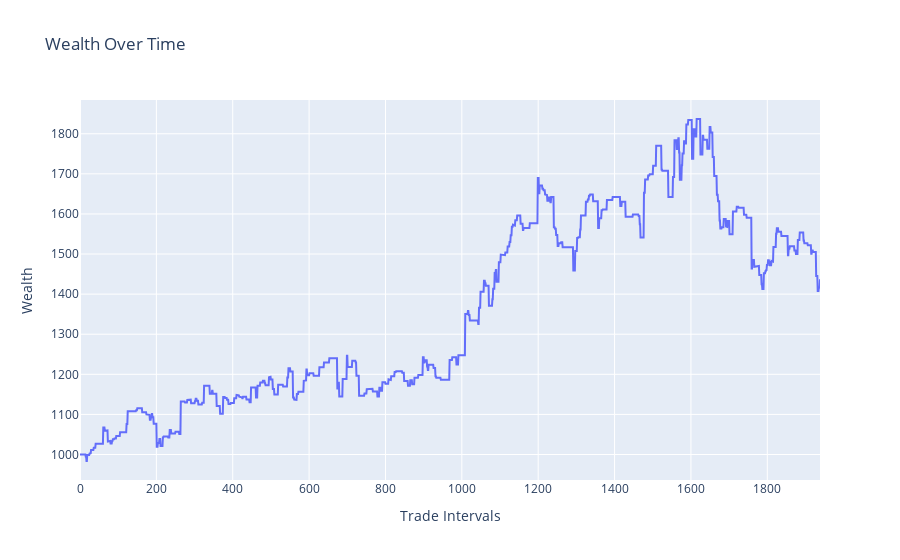

The cell this chart's notebook holds for it:
### Code cell
import plotly.graph_objects as go

# Create traces
trace1 = go.Scatter(
    x=list(range(len(wealth_over_time))),
    y=wealth_over_time,
    mode='lines',
    name='Without Transaction Costs'
)


# Define layout
layout = go.Layout(
    title='Wealth Over Time',
    xaxis=dict(title='Trade Intervals'),
    yaxis=dict(title='Wealth')
)

# Create figure and add traces
fig = go.Figure(data=trace1, layout=layout)

# Show the plot
fig.show()

### Figure 1 — Plotly figure (JSON) as saved in the notebook; plotly's stock layout.template omitted (floating-point values rounded to 4 significant figures; data arrays with more than 128 entries replaced by an {"elided": "..."} marker saying what was removed)
{"data": [{"mode": "lines", "name": "Without Transaction Costs", "type": "scatter", "x": {"elided": "1939 int values"}, "y": {"elided": "1939 float values"}}], "layout": {"title": {"text": "Wealth Over Time"}, "xaxis": {"title": {"text": "Trade Intervals"}}, "yaxis": {"title": {"text": "Wealth"}}}}
